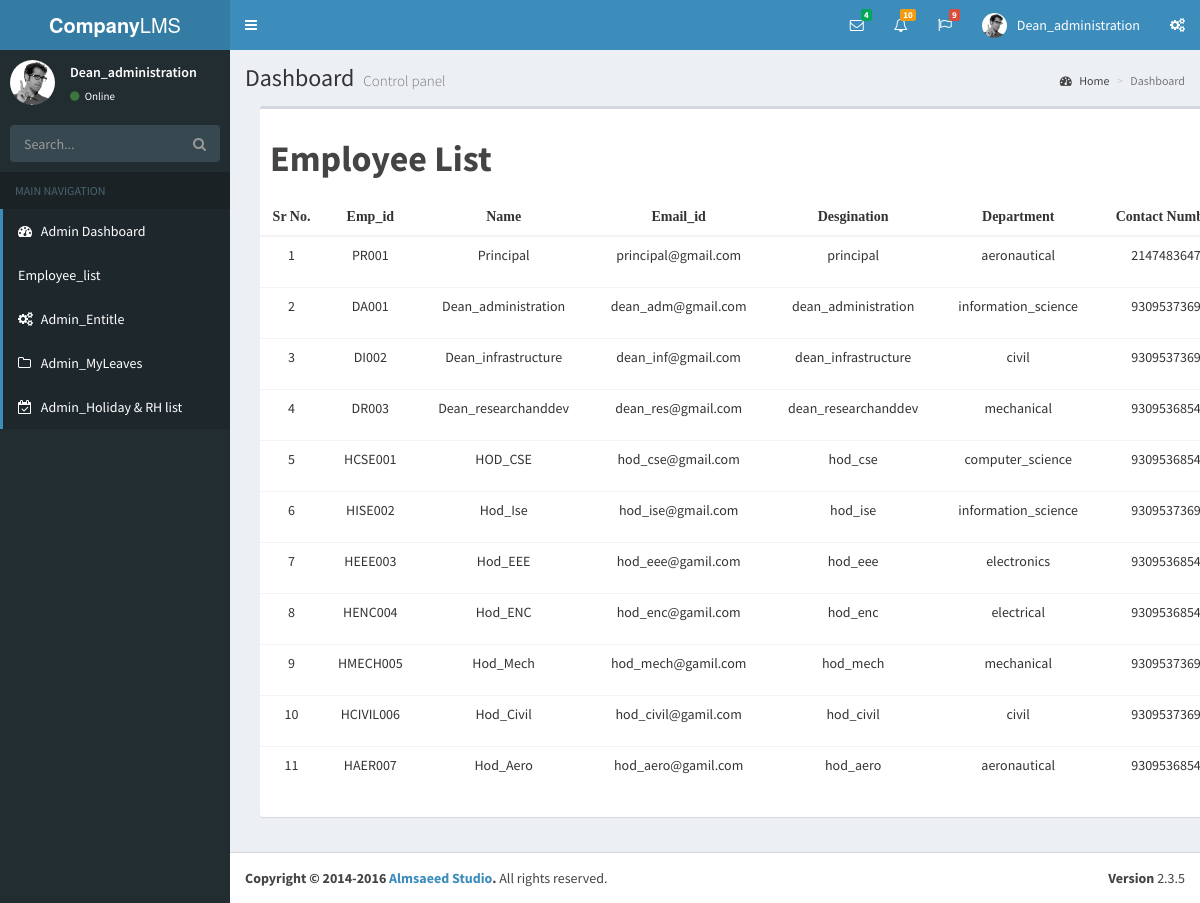
The page /Admin/Employee_list.php (signed in) on the database its author committed.
### tables this page shows
CREATE TABLE `employee_master` (
  `id` int(11) NOT NULL,
  `emp_id` varchar(12) NOT NULL,
  `name` varchar(64) NOT NULL,
  `design_id` int(11) NOT NULL,
  `email` varchar(30) NOT NULL,
  `contact` bigint(128) NOT NULL,
  `gender` int(11) NOT NULL,
  `role` text NOT NULL,
  `dept_id` int(11) NOT NULL,
  `username` varchar(64) NOT NULL,
  `password` varchar(128) NOT NULL,
  `Reg_date` date NOT NULL,
  `status` int(11) NOT NULL COMMENT '-1 = unregistered user    0- Ex-user   1- Existing User (Active)'
);

CREATE TABLE `designation_master` (
  `id` int(11) NOT NULL,
  `design_name` varchar(64) NOT NULL,
  `status` int(11) NOT NULL
);

CREATE TABLE `department_master` (
  `id` int(11) NOT NULL,
  `dept_name` varchar(128) NOT NULL,
  `short_name` varchar(20) NOT NULL,
  `strength` int(11) NOT NULL,
  `created_at` datetime NOT NULL,
  `updated_at` datetime NOT NULL,
  `status` int(11) NOT NULL
);

### Admin/required/functions.php (called while the page is built, shortened)
<?php
	     function db_all($sql_query){
		include('db_connection.php');
		$query = mysqli_query($con,$sql_query);
		$rows = array();
        while ($row = mysqli_fetch_assoc($query))
        {
            $rows[] = $row;
        }
        return $rows;
	}
	function db_one($sql_query){
		include('db_connection.php');
		$result = mysqli_query($con, $sql_query);
		$row = mysqli_fetch_assoc($result);
		return $row;
	}
?>

### Admin/Employee_list.php (the view, shortened to what this page needs)
<?php
       $login_id = $_SESSION['login_id'];
      include('required/db_connection.php');
      include('required/functions.php');
      $login_query = "SELECT * FROM employee_master WHERE id = " .$login_id ;
      $login_result = db_one($login_query);
          ?>
<!DOCTYPE html>
<html>
<head>
    <link rel="stylesheet" href="bootstrap/css/bootstrap.min.css">
    <link rel="stylesheet" href="https://cdnjs.cloudflare.com/ajax/libs/font-awesome/4.5.0/css/font-awesome.min.css">
    <link rel="stylesheet" href="https://cdnjs.cloudflare.com/ajax/libs/ionicons/2.0.1/css/ionicons.min.css">
    <link rel="stylesheet" href="dist/css/AdminLTE.min.css">
    <link rel="stylesheet" href="dist/css/skins/_all-skins.min.css">
    <link rel="stylesheet" href="plugins/iCheck/flat/blue.css">
    <link rel="stylesheet" href="plugins/morris/morris.css">
    <link rel="stylesheet" href="plugins/jvectormap/jquery-jvectormap-1.2.2.css">
    <link rel="stylesheet" href="plugins/datepicker/datepicker3.css">
    <link rel="stylesheet" href="plugins/daterangepicker/daterangepicker.css">
    <link rel="stylesheet" href="plugins/bootstrap-wysihtml5/bootstrap3-wysihtml5.min.css">
</head>
<body class="hold-transition skin-blue sidebar-mini">
    <div class="wrapper">
        <header class="main-header">
            <a href="EmpDashboard.php" class="logo">
                <span class="logo-lg"><b>Company</b>LMS</span>
            </a>
            <nav class="navbar navbar-static-top">
                <a href="#" class="sidebar-toggle" data-toggle="offcanvas" role="button">
                </a>
                <div class="navbar-custom-menu">
                    <ul class="nav navbar-nav">
                        <li class="dropdown messages-menu">
                            <a href="#" class="dropdown-toggle" data-toggle="dropdown">
                                <i class="fa fa-envelope-o"></i>
                                <span class="label label-success">4</span>
                            </a>
                        </li>
                        <li class="dropdown notifications-menu">
                            <a href="#" class="dropdown-toggle" data-toggle="dropdown">
                                <i class="fa fa-bell-o"></i>
                                <span class="label label-warning">10</span>
                            </a>
                        </li>
                        <li class="dropdown tasks-menu">
                            <a href="#" class="dropdown-toggle" data-toggle="dropdown">
                                <i class="fa fa-flag-o"></i>
                                <span class="label label-danger">9</span>
                            </a>
                        </li>
                        <li class="dropdown user user-menu">
                            <a href="#" class="dropdown-toggle" data-toggle="dropdown">
                                <img src="dist/img/user2-160x160.jpg" class="user-image" alt="User Image">
                                <span class="hidden-xs"><?php echo $login_result['name']; ?></span>
                            </a>
                        </li>
                        <li>
                            <a href="#" data-toggle="control-sidebar"><i class="fa fa-gears"></i></a>
                        </li>
                    </ul>
                </div>
            </nav>
        </header>
        <aside class="main-sidebar">
            <section class="sidebar">
                <div class="user-panel">
                    <div class="pull-left image">
                        <img src="dist/img/user2-160x160.jpg" class="img-circle" alt="User Image">
                    </div>
                    <div class="pull-left info">
                        <p><?php echo $login_result['name']; ?></p>
                        <a href="#"><i class="fa fa-circle text-success"></i> Online</a>
                    </div>
                </div>
                <form action="#" method="get" class="sidebar-form">
                    <div class="input-group">
                        <input type="text" name="q" class="form-control" placeholder="Search...">
                        <span class="input-group-btn">
                            <button type="submit" name="search" id="search-btn" class="btn btn-flat"><i
                                    class="fa fa-search"></i>
                            </button>
                        </span>
                    </div>
                </form>
                <ul class="sidebar-menu">
                    <li class="header">MAIN NAVIGATION</li>
                    <li class="active treeview">
                        <a href="AdminDashboard.php">
                            <i class="fa fa-dashboard"></i> <span>Admin Dashboard</span>
                        </a>
                    </li>
                    <li class="active treeview">
                        <a href="Employee_list.php">
                            <i class="ion ion-person-add"></i> <span>Employee_list</span>
                        </a>
                    </li>
                    <li class="active treeview">
                        <a href="Adminentitle.php">
                            <i class="fa fa-cogs"></i> <span>Admin_Entitle</span>
                        </a>
                    </li>
                    <li class="active treeview">
                        <a href="Admin_my_leaves.php">
                            <i class="fa fa-folder-o"></i> <span>Admin_MyLeaves</span>
                        </a>
                    </li>
                    <li class="active treeview">
                        <a href="Adminholiday.php">
                            <i class="fa fa-calendar-check-o"></i> <span>Admin_Holiday & RH list</span>
                        </a>
                    </li>
                </ul>
            </section>
        </aside>
        <div class="content-wrapper">
            <section class="content-header">
                <h1>
                    Dashboard
                    <small>Control panel</small>
                </h1>
                <ol class="breadcrumb">
                    <li><a href="#"><i class="fa fa-dashboard"></i> Home</a></li>
                    <li class="active">Dashboard</li>
                </ol>
            </section>
            <section class="content">
                <div class="container">
                    <div class="row">
                        <div class="col-md-12">
                            <div class="box">
                                <div class="box-header">
                                    <h1 class="text-justify text-underline "><strong>
                                            <bold> Employee List</bold>
                                        </strong></h1>
                                </div>
                                <div class="box-body table-responsive no-padding">
                                    <div class="card mt-4">
                                        <div class="card-body">
                                            <table class="table table-borderd">
                                                <thead>
                                                    <tr>
                                                    <th style='text-align:center;font-family:times-new-roman;'>
                                                            Sr No.
                                                        </th>
                                                        <th style='text-align:center;font-family:times-new-roman;'>
                                                            Emp_id
                                                        </th>
                                                        <th style='text-align:center;font-family:times-new-roman;'>Name
                                                        </th>
                                                        <th style='text-align:center;font-family:times-new-roman;'>
                                                            Email_id
                                                        </th>
                                                        <th style='text-align:center;font-family:times-new-roman;'>
                                                            Desgination
                                                        </th>
                                                        <th style='text-align:center;font-family:times-new-roman;'>
                                                            Department
                                                        </th>
                                                        <th style='text-align:center;font-family:times-new-roman;'>
                                                            Contact Number
                                                        </th>
                                                    </tr>
                                                </thead>
                                                <tbody>
                                                    <?php
                                                            $query_emplyee = "SELECT *
                                                                            FROM employee_master AS em
                                                                            INNER JOIN designation_master AS dem ON dem.id = em.design_id
                                                                            INNER JOIN department_master AS dm ON dm.id = em.dept_id
                                                                            WHERE em.id>1 AND em.design_id >1";
                                                            $employee_data = db_all($query_emplyee);
                                                            $emp_string="";
                                                                 $i=1;
                                                                    foreach( $employee_data  AS $employee_row)
                                                                    {
                                                                        $emp_string .="
                                                                        <tr>
                                                                            <td style='text-align:center';>".$i."</td>
                                                                            <td style='text-align:center';>".$employee_row['emp_id']."</td>
                                                                            <td style='text-align:center';>".$employee_row['name']."</td>
                                                                            <td style='text-align:center';>".$employee_row['email']."</td>
                                                                            <td style='text-align:center';>".$employee_row['design_name']."</td>
                                                                            <td style='text-align:center';>".$employee_row['dept_name']."</td>
                                                                            <td style='text-align:center';>".$employee_row['contact']."</td>
                                                                            <td>
                                                                            <a href='#Edit?id=$employee_row[id]' class='btn btn-primary' data-toggle='modal' data-target='#Edit'>
                                                                            Edit</a>
                                                                            <button class='btn btn-danger' name='approved'
                                                                                   data-toggle='modal' data-target='#Remove'>Remove
                                                                            </button>
                                                                            </td>
                                                                        </tr>";
                                                                        $i++;
                                                                    }
                                                            echo $emp_string;
                                                        ?> </tbody>
                                            </table>
                                        </div>
                                    </div>
                                </div>
                            </div>
                        </div>
                    </div>
                </div>
            </section>
        </div>
        <footer class="main-footer">
            <div class="pull-right hidden-xs">
                <b>Version</b> 2.3.5
            </div>
            <strong>Copyright &copy; 2014-2016 <a href="http://almsaeedstudio.com">Almsaeed Studio</a>.</strong> All
            rights
            reserved.
        </footer>
    </div>
</body>
</html>

### rows shown on the page
employee_master: name "Dean_administration", emp "DA001", email "dean_adm@gmail.com", designation_master.design_name "dean_administration", department_master.dept_name "information_science", contact "9309537369"
employee_master: emp "PR001", name "Principal", email "principal@gmail.com", designation_master.design_name "principal", department_master.dept_name "aeronautical", contact "2147483647"
employee_master: emp "DI002", name "Dean_infrastructure", email "dean_inf@gmail.com", designation_master.design_name "dean_infrastructure", department_master.dept_name "civil", contact "9309537369"
employee_master: emp "DR003", name "Dean_researchanddev", email "dean_res@gmail.com", designation_master.design_name "dean_researchanddev", department_master.dept_name "mechanical", contact "9309536854"
employee_master: emp "HCSE001", name "HOD_CSE", email "hod_cse@gmail.com", designation_master.design_name "hod_cse", department_master.dept_name "computer_science", contact "9309536854"
employee_master: emp "HISE002", name "Hod_Ise", email "hod_ise@gmail.com", designation_master.design_name "hod_ise", department_master.dept_name "information_science", contact "9309537369"
employee_master: emp "HEEE003", name "Hod_EEE", email "hod_eee@gamil.com", designation_master.design_name "hod_eee", department_master.dept_name "electronics", contact "9309536854"
employee_master: emp "HENC004", name "Hod_ENC", email "hod_enc@gamil.com", designation_master.design_name "hod_enc", department_master.dept_name "electrical", contact "9309536854"
employee_master: emp "HMECH005", name "Hod_Mech", email "hod_mech@gamil.com", designation_master.design_name "hod_mech", department_master.dept_name "mechanical", contact "9309537369"
employee_master: emp "HCIVIL006", name "Hod_Civil", email "hod_civil@gamil.com", designation_master.design_name "hod_civil", department_master.dept_name "civil", contact "9309537369"
employee_master: emp "HAER007", name "Hod_Aero", email "hod_aero@gamil.com", designation_master.design_name "hod_aero", department_master.dept_name "aeronautical", contact "9309536854"
